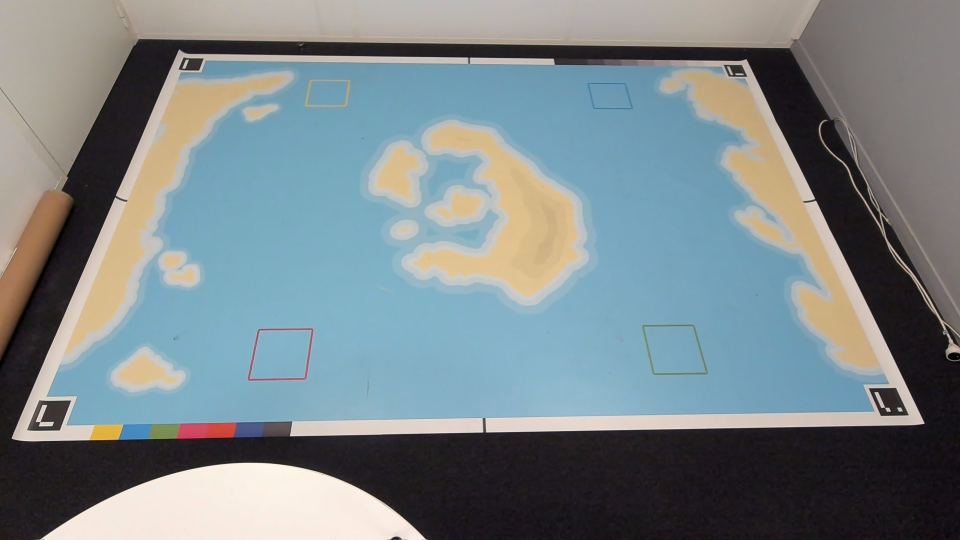
#> input picture img/WIN_20231205_15_46_24_Pro.jpg, 1920 x 1080 px, given in place of the camera (shown at 1/2 size)
$ python fondation.py
#> lines starting #> are read from the running program, lines starting #| are printed output that depends on the picture; after the words box and inside, x2 and y2 are one past the last pixel; in counts of white or black regions, pixels touching at a corner belong together

# import cv2
# import cv2.aruco as aruco
# import sys
#
# ##Detection des arucos :
#
# def trouver_id_aruco(image_path, dictionary=aruco.DICT_ARUCO_ORIGINAL):
#     # Charger l'image
#     image = cv2.imread(image_path)
#
#     # Vérifier si l'image a été chargée avec succès
#     if image is None:
#         print(f"Erreur : Impossible de charger l'image à partir de {image_path}")
#         sys.exit()
#
#     # Convertir l'image en niveaux de gris
#     image_grayscale = cv2.cvtColor(image, cv2.COLOR_BGR2GRAY)
#
#     # Obtenir le dictionnaire ArUco prédéfini
#     aruco_dict = aruco.getPredefinedDictionary(dictionary)
#
#     # Initialiser les paramètres du détecteur ArUco
#     parameters = aruco.DetectorParameters()
#
#     # Détecter les coins des marqueurs
#     corners, ids, rejected_img_points = aruco.detectMarkers(image_grayscale, aruco_dict, parameters=parameters)
#
#     if ids is not None:
#         # Dessiner les contours et les ID des marqueurs détectés
#         image_with_markers = aruco.drawDetectedMarkers(image.copy(), corners, ids)
#
#         # Afficher l'image avec les marqueurs détectés
#         cv2.imshow('Marqueurs ArUco', image_with_markers)
#         cv2.waitKey(0)
#         cv2.destroyAllWindows()
#
#         # Retourner les IDs des marqueurs détectés
#         return ids.flatten()
#     else:
#         print("Aucun marqueur ArUco n'a été détecté dans l'image.")
#         return None
#
#
# # Chemin vers votre image contenant le marqueur ArUco
# chemin_image = '..\\img\\carte3.jpg'
#
#
# # Appeler la fonction pour trouver l'ID du marqueur ArUco
# ids_marqueurs = trouver_id_aruco(chemin_image)
#
# # Afficher les IDs des marqueurs détectés
# if ids_marqueurs is not None:
#     print("IDs des marqueurs détectés :", ids_marqueurs)
#
#
 # import cv2
 # from cv2 import aruco
 # import sys
 #
 # def detecter_arucos_en_direct(dictionary=aruco.DICT_ARUCO_ORIGINAL):
 #     # Ouvrir la capture vidéo depuis la webcam (id=0 pour la webcam par défaut)
 #     cap = cv2.VideoCapture(0)
 #
 #     while True:
 #         # Lire un frame depuis la webcam
 #         ret, frame = cap.read()
 #
 #         # Convertir le frame en niveaux de gris
 #         frame_grayscale = cv2.cvtColor(frame, cv2.COLOR_BGR2GRAY)
 #
 #         # Obtenir le dictionnaire ArUco prédéfini
 #         aruco_dict = aruco.getPredefinedDictionary(dictionary)
 #
 #         # Initialiser les paramètres du détecteur ArUco
 #         parameters = aruco.DetectorParameters()
 #
 #         # Détecter les coins des marqueurs
 #         corners, ids, rejected_img_points = aruco.detectMarkers(frame_grayscale, aruco_dict, parameters=parameters)
 #
 #         if ids is not None:
 #             # Dessiner les contours et les ID des marqueurs détectés
 #             frame_with_markers = aruco.drawDetectedMarkers(frame.copy(), corners, ids)
 #
 #             # Afficher l'image avec les marqueurs détectés
 #             cv2.imshow('Marqueurs ArUco', frame_with_markers)
 #         else:
 #             # Afficher le frame original s'il n'y a pas de marqueur détecté
 #             cv2.imshow('Marqueurs ArUco', frame)
 #
 #         # Sortir de la boucle si la touche 'q' est pressée
 #         if cv2.waitKey(1) & 0xFF == ord('q'):
 #             break
 #
 #     # Libérer la capture vidéo et fermer les fenêtres
 #     cap.release()
 #     cv2.destroyAllWindows()
 #
 # if __name__ == "__main__":
 #     # Appeler la fonction pour détecter les ArUcos depuis la webcam
 #     detecter_arucos_en_direct()

# """
# import cv2
# import numpy as np
# import imutils
#
# class ShapeDetector:
#     def detect(self, c):
#         # Initialise le nom de la forme et l'approximation du contour
#         shape = "Unknown"
#         peri = cv2.arcLength(c, True)
#         approx = cv2.approxPolyDP(c, 0.09 * peri, True)
#
#         # Si le contour a 3 côtés, c'est un triangle
#         if len(approx) == 3:
#             shape = "Triangle"
#         # Si le contour a 4 côtés, c'est un carré ou un rectangle
#         elif len(approx) == 4:
#             (x, y, w, h) = cv2.boundingRect(approx)
#             aspect_ratio = w / float(h)
#
#             # On considère que c'est un carré si l'aspect ratio est proche de 1
#             shape = "Square" if 0.95 <= aspect_ratio <= 1.05 else "Rectangle"
#         # Si le contour a 5 côtés, c'est un pentagone
#         elif len(approx) == 5:
#             shape = "Pentagon"
#         # Sinon, c'est probablement un cercle
#         else:
#             shape = "Circle"
#
#         return shape
#
# # Charger l'image
# image = cv2.imread("..\\img\\carte3.jpg") #nom de l'image (n'importe laquelle avec des formes
# resized = imutils.resize(image, width=300)
# ratio = image.shape[0] / float(resized.shape[0])
#
# # Convertir l'image redimensionnée en niveaux de gris, la flouter
# gray = cv2.cvtColor(resized, cv2.COLOR_BGR2GRAY)
# blurred = cv2.GaussianBlur(gray, (5, 5), 0)
#
# # Appliquer le seuillage adaptatif
# thresh = cv2.adaptiveThreshold(blurred, 255, cv2.ADAPTIVE_THRESH_MEAN_C, cv2.THRESH_BINARY, 11, 4)
#
# # Filtrer les contours par aire
# seuil_min = 100
# cnts = cv2.findContours(thresh.copy(), cv2.RETR_LIST, cv2.CHAIN_APPROX_SIMPLE)
# cnts = imutils.grab_contours(cnts)
# cnts = [c for c in cnts if cv2.contourArea(c) > seuil_min]
#
# # Appliquer un filtre morphologique (fermeture)
# kernel = np.ones((5, 5), np.uint8)
# thresh = cv2.morphologyEx(thresh, cv2.MORPH_CLOSE, kernel)
#
# # Trouver les contours dans l'image seuillée
# cnts = cv2.findContours(thresh.copy(), cv2.RETR_LIST, cv2.CHAIN_APPROX_SIMPLE)
# cnts = imutils.grab_contours(cnts)
# sd = ShapeDetector()
#
# # Boucle sur les contours détectés
# for c in cnts:
#     # Calculer le centre du contour
#     M = cv2.moments(c)
#     if (M["m00"]!=0) :
#         cX = int((M["m10"] / M["m00"]) * ratio)
#         cY = int((M["m01"] / M["m00"]) * ratio)
#     else :
#         cX = 0
#         cY =0
#     # Détecter la forme en utilisant le contour
#     shape = sd.detect(c)
#
#     # Multiplier les coordonnées (x, y) du contour par le ratio de redimensionnement
#     c = c.astype("float")
#     c *= ratio
#     c = c.astype("int")
#
#     # Dessiner les contours et le nom de la forme sur l'image
#     cv2.drawContours(image, [c], -1, (0, 255, 0), 2)
#     cv2.putText(image, shape, (cX, cY), cv2.FONT_HERSHEY_SIMPLEX, 0.5, (255, 255, 255), 2)
#
# # Afficher l'image résultante
# cv2.imshow("Image", image)
# cv2.waitKey(0)
# cv2.destroyAllWindows()
# """
#
#
# import cv2
#
# def calibrer_blancs(image_path):
#     # Charger l'image
#     image = cv2.imread(image_path)
#
#     # Convertir l'image de BGR à RGB
#     image_rgb = cv2.cvtColor(image, cv2.COLOR_BGR2RGB)
#
#     # Appliquer l'équilibre automatique des blancs
#     wb = cv2.xphoto.createSimpleWB()
#     image_calib = wb.balanceWhite(image_rgb)
#
#     # Afficher l'image originale et l'image calibrée
#     # cv2.imshow('Image originale', image_rgb)
#     cv2.imshow('Image calibrée', cv2.cvtColor(image_calib, cv2.COLOR_RGB2BGR))
#     cv2.waitKey(0)
#     cv2.destroyAllWindows()
#
# # Spécifier le chemin de l'image
# chemin_image = "..\\img\\carte3.jpg"
#
# # Appeler la fonction de calibrage des blancs avec le chemin spécifié
# calibrer_blancs(chemin_image)


# import numpy as np
# import cv2
#
# img = cv2.imread('..\\img\\carte1.jpg')
# imgGry = cv2.cvtColor(img, cv2.COLOR_BGR2GRAY)
#
# ret , thrash = cv2.threshold(imgGry, 240 , 255, cv2.CHAIN_APPROX_NONE)
# contours , hierarchy = cv2.findContours(thrash, cv2.RETR_TREE, cv2.CHAIN_APPROX_NONE)
#
# for contour in contours:
#     approx = cv2.approxPolyDP(contour, 0.01* cv2.arcLength(contour, True), True)
#     cv2.drawContours(img, [approx], 0, (0, 0, 0), 5)
#     x = approx.ravel()[0]
#     y = approx.ravel()[1] - 5
#     if len(approx) == 3:
#         cv2.putText( img, "Triangle", (x, y), cv2.FONT_HERSHEY_COMPLEX, 0.5, (0, 0, 0) )
#     elif len(approx) == 4 :
#         x, y , w, h = cv2.boundingRect(approx)
#         aspectRatio = float(w)/h
#         print(aspectRatio)
#         if aspectRatio >= 0.95 and aspectRatio < 1.05:
#             cv2.putText(img, "square", (x, y), cv2.FONT_HERSHEY_COMPLEX, 0.5, (0, 0, 0))
#
#         else:
#             cv2.putText(img, "rectangle", (x, y), cv2.FONT_HERSHEY_COMPLEX, 0.5, (0, 0, 0))
#
#     elif len(approx) == 5 :
#         cv2.putText(img, "pentagon", (x, y), cv2.FONT_HERSHEY_COMPLEX, 0.5, (0, 0, 0))
#     elif len(approx) == 10 :
#         cv2.putText(img, "star", (x, y), cv2.FONT_HERSHEY_COMPLEX, 0.5, (0, 0, 0))
#     else:
#         cv2.putText(img, "circle", (x, y), cv2.FONT_HERSHEY_COMPLEX, 0.5, (0, 0, 0))
#
# cv2.imshow('shapes', img)
# cv2.waitKey(0)
# cv2.destroyAllWindows()


import cv2


# colors


# Choix au hasard (zone de départ au hasard au debut de la game
# Capable d'aller chercher des objets de la couleur correspondante dans la zone de depart
# Ne pas depasser de la map
# Reconnaitre les couleurs
# Reconnaissance des objets sur la map
# Arret du robot en cas de panne de communication
# Permet d'arreter à tout moment le robot
# Doit en aucun cas rentrer en collision avec un mur ou un objet
# conversion pixels en mm (trouver la distance de la map)
# Detecter les elements sur la map et les placer sur une map virtuelle

import cv2
import cv2.aruco as aruco
import sys


from email.mime import image

import cv2
import numpy as np


# Choix au hasard (zone de départ au hasard au debut de la game
# Capable d'aller chercher des objets de la couleur correspondante dans la zone de depart
# Ne pas depasser de la map
# Reconnaitre les couleurs
# Reconnaissance des objets sur la map
# Arret du robot en cas de panne de communication
# Permet d'arreter à tout moment le robot
# Doit en aucun cas rentrer en collision avec un mur ou un objet
# conversion pixels en mm (trouver la distance de la map)
# Detecter les elements sur la map et les placer sur une map virtuelle

##import cv2
##import cv2.aruco as aruco
##import sys
##
####Detection des arucos
##def trouver_id_aruco(image_path, dictionary=aruco.DICT_ARUCO_ORIGINAL):
##   # Charger l'image
##   image = cv2.imread(image_path)
##   # Vérifier si l'image a été chargée avec succès
##   if image is None:
##       print(f"Erreur : Impossible de charger l'image à partir de {image_path}")
##       sys.exit()
##   # Convertir l'image en niveaux de gris
##   image_grayscale = cv2.cvtColor(image, cv2.COLOR_BGR2GRAY)
##   # Obtenir le dictionnaire ArUco prédéfini
##   aruco_dict = aruco.getPredefinedDictionary(dictionary)
##   # Initialiser les paramètres du détecteur ArUco
##   parameters = aruco.DetectorParameters()
##   # Détecter les coins des marqueurs
##   corners, ids, _ = aruco.detectMarkers(image_grayscale, aruco_dict, parameters=parameters)
##
##
##   # Identifiez les marqueurs correspondant aux coins de la carte (par exemple, avec les ID 0, 1, 2 et 3)
##   corner_ids = [0, 1, 2, 3]
##   corner_markers = [marker for marker, marker_id in zip(corners, ids) if marker_id in corner_ids]
##
##   # Extraire les coordonnées des coins des marqueurs identifiés
##   corner_coordinates = []
##
##   for marker, marker_id in zip(corners, ids):
##
##       # Si l'ID du marqueur est 0, stocker les coordonnées du coin en haut à gauche
##       if marker_id == 0:
##           coin_H_G = marker[0][0]  # Coin en haut à gauche
##
##       # Si l'ID du marqueur est 1, stocker les coordonnées du coin en haut à droite
##       elif marker_id == 1:
##           coin_H_D = marker[0][1]  # Coin en haut à droite
##
##       # Si l'ID du marqueur est 2, stocker les coordonnées du coin en bas à droite
##       elif marker_id == 2:
##           coin_B_D = marker[0][2]  # Coin en bas à droite
##
##       # Si l'ID du marqueur est 3, stocker les coordonnées du coin en bas à gauche
##       elif marker_id == 3:
##           coin_B_G = marker[0][3]  # Coin en bas à gauche
##
##       for corner in marker[0]:
##           corner_coordinates.append(corner)
##
##
##
##   ## Afficher les coordonnées des coins
##   #print("Coordonnées des coins des marqueurs ArUco identifiés comme des coins de la carte :")
##   #for corner in corner_coordinates:
##   #    print(corner)
##
##
##
##
##   # Afficher les coordonnées du coin en haut à gauche si le marqueur avec ID 0 a été détecté
##   if coin_H_G is not None:
##       print("Coordonnées du coin en haut à gauche du marqueur ArUco avec ID 0 :", coin_H_G)
##       coin_H_G -= 15
##       print("Coordonnées du coin en haut à gauche du marqueur ArUco avec ID 0 :", coin_H_G)
##
##
##   print("")
##
##   # Afficher les coordonnées du coin en haut à droite si le marqueur avec ID 1 a été détecté
##   if coin_H_D is not None:
##       print("Coordonnées du coin en haut à droite du marqueur ArUco avec ID 1 :", coin_H_D)
##       coin_H_D[0] += 15
##       coin_H_D[1] -= 15
##       print("Coordonnées du coin en haut à droite du marqueur ArUco avec ID 1 :", coin_H_D)
##
##   print("")
##
##   # Afficher les coordonnées du coin en bas à droite si le marqueur avec ID 2 a été détecté
##   if coin_B_D is not None:
##       print("Coordonnées du coin en bas à droite du marqueur ArUco avec ID 2 :", coin_B_D)
##       coin_B_D += 25
##       print("Coordonnées du coin en bas à droite du marqueur ArUco avec ID 2 :", coin_B_D)
##
##   print("")
##
##   # Afficher les coordonnées du coin en bas à gauche si le marqueur avec ID 3 a été détecté
##   if coin_B_G is not None:
##       print("Coordonnées du coin en bas à gauche du marqueur ArUco avec ID 3 :", coin_B_G)
##       coin_B_G[0] -= 25
##       coin_B_G[1] += 25
##       print("Coordonnées du coin en bas à gauche du marqueur ArUco avec ID 3 :", coin_B_G)
##
##
##   print("")
##
##
##   if ids is not None:
##       # Dessiner les contours et les ID des marqueurs détectés
##       image_with_markers = aruco.drawDetectedMarkers(image.copy(), corners, ids)
##       # Afficher l'image avec les marqueurs détectés
##       cv2.imshow('Marqueurs ArUco', image_with_markers)
##       cv2.waitKey(0)
##       cv2.destroyAllWindows()
##       # Retourner les IDs des marqueurs détectés
##       return ids.flatten(), coin_H_G, coin_H_D, coin_B_D, coin_B_G
##   else:
##       print("Aucun marqueur ArUco n'a été détecté dans l'image.")
##       return None
##
##
##
##def calibrer_blancs(image):
##   # Convertir l'image de BGR à RGB
##   image_rgb = cv2.cvtColor(image, cv2.COLOR_BGR2RGB)
##   # Appliquer l'équilibre automatique des blancs
##   wb = cv2.xphoto.createSimpleWB()
##   image_calib = wb.balanceWhite(image_rgb)
##   # Afficher l'image originale et l'image calibrée
##   # cv2.imshow('Image originale', image_rgb)
##   cv2.imshow('Image calibrée', cv2.cvtColor(image_calib, cv2.COLOR_RGB2BGR))
##   cv2.waitKey(0)
##   cv2.destroyAllWindows()
##
##
##
##
### Chemin vers votre image contenant le marqueur ArUco
##
chemin_image = "..\\img\\carte3.jpg"
##
##
### Appeler la fonction pour trouver l'ID du marqueur ArUco
##
##ids_marqueurs, coin_H_G, coin_H_D, coin_B_D, coin_B_G = trouver_id_aruco(chemin_image)
##
##
##
##image1 = cv2.imread(chemin_image)
##
##pts1 = np.float32([coin_H_G, coin_H_D, coin_B_D, coin_B_G])
##pts2 = np.float32([[0, 0], [1680, 0], [1680, 945], [0, 945]])
##
##
##M = cv2.getPerspectiveTransform(pts1, pts2)
##
##
##warped = cv2.warpPerspective(image1, M, (1680, 945))
##
##
### Appeler la fonction de calibrage des blancs avec le chemin spécifié
##calibrer_blancs(warped)
##
##
### Afficher les IDs des marqueurs détectés
##
##if ids_marqueurs is not None:
##   print("IDs des marqueurs détectés :", ids_marqueurs)
##
##[206,42,37]

## couleur pour les cube gris
###lo = np.array([50,50,50])
###hi = np.array([130,130,130])

##idem pour rouge
##lo = np.array([0,100,100])
##hi = np.array([10,255,255])

##idem pour cube bleu ( et carré)
##lo = np.array([100,100,100])
##hi = np.array([130,200,200])


######################################################### Code Hugo pour détecter les formes !!!!!!!!!! ##################################################################


import cv2
import numpy as np
import cv2.aruco as aruco
import sys
import math
from matplotlib.pyplot import *


# Chemin vers votre image contenant le marqueur ArUco
chemin_image = "..\\img\\carte3.jpg"
chemin_image1 = "..\\img\\carte4.jpg"
chemin_image2 = "..\\img\\carte5.jpg"
chemin_image3 = "..\\img\\carte9.jpg"

# les bases de couleurs pour détecter les cubes
lo_rouge = np.array([0,100,100])
hi_rouge = np.array([10,255,255])
lo_gris = np.array([90,90,90])
hi_gris = np.array([115,115,115])
lo_bleu = np.array([100,100,100])
hi_bleu = np.array([130,200,200])
lo_vert = np.array([40,40,40])
hi_vert = np.array([80,255,255])
lo_jaune = np.array([20,100,100])
hi_jaune = np.array([30,255,255])
lo_blanc = np.array([200,200,200])
hi_blanc = np.array([255,255,255])

color_infos=(0,255,255)


#cap= cv2.imread(chemin_image)
cap = cv2.VideoCapture(0)


while True:
    ret, frame = cap.read()
#> frame is the input picture: shape (1080, 1920, 3); mean B, G, R 136.7, 133.5, 122.4
    image = cv2.cvtColor(frame, cv2.COLOR_BGR2HSV)
    gray_image = cv2.cvtColor(frame, cv2.COLOR_BGR2GRAY)
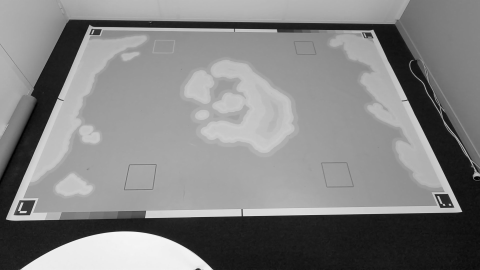
#> gray_image: shape (1080, 1920) (shown at 1/4 size); min 0, max 254, mean 130.5
    mask = cv2.inRange(image, lo_rouge, hi_rouge)
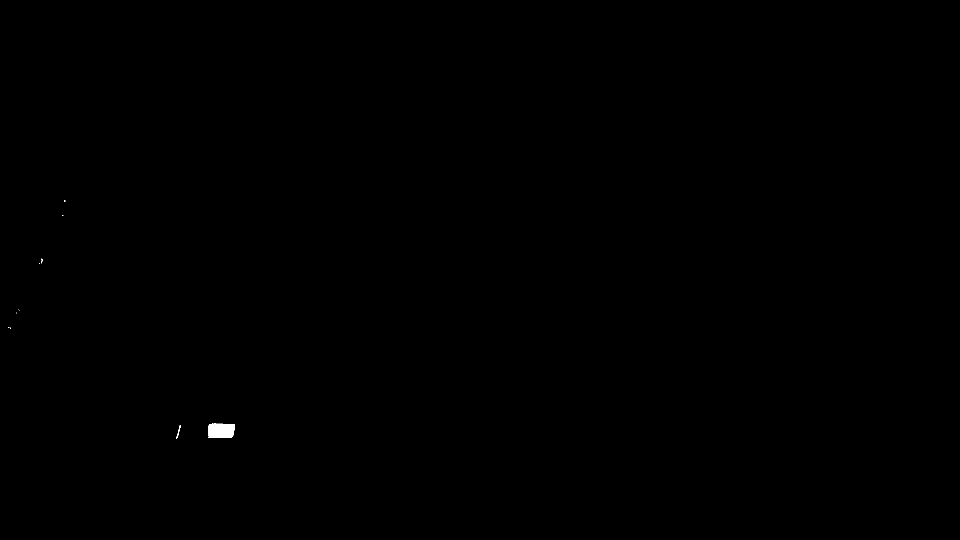
#> mask: shape (1080, 1920) (shown at 1/2 size); 0.07% white; 12 white regions (10 under 20 px), largest, box (x1, y1, x2, y2) and area: (416, 847, 470, 876) 1432, (352, 851, 362, 878) 60
    mask_gris = cv2.inRange(image, lo_gris, hi_gris)
    mask_bleu = cv2.inRange(image, lo_bleu, hi_bleu)
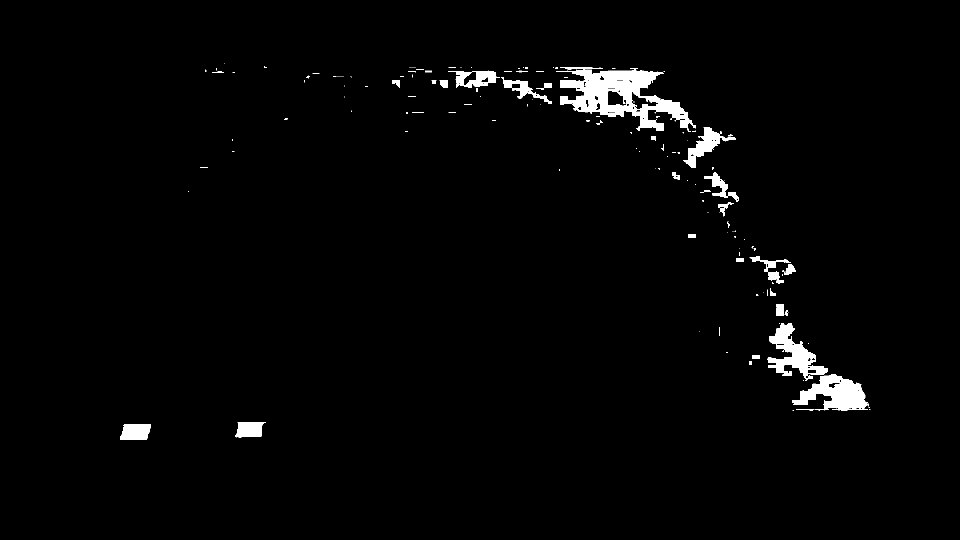
#> mask_bleu: shape (1080, 1920) (shown at 1/2 size); 2% white; 164 white regions (115 under 20 px), largest, box (x1, y1, x2, y2) and area: (1112, 134, 1392, 264) 15094, (1585, 748, 1738, 821) 6200, (1535, 646, 1656, 762) 5547
    mask_vert = cv2.inRange(image, lo_vert, hi_vert)
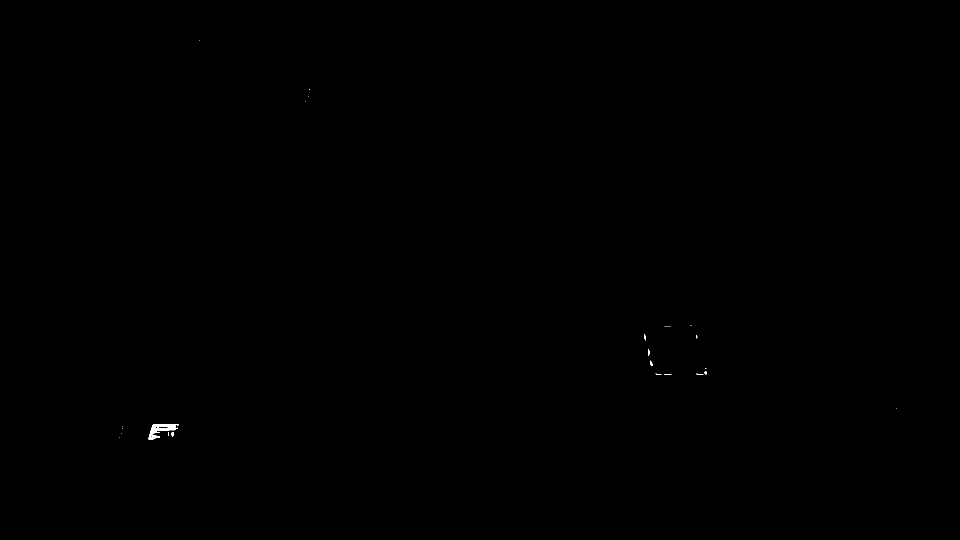
#> mask_vert: shape (1080, 1920) (shown at 1/2 size); 0.05% white; 29 white regions (23 under 20 px), largest, box (x1, y1, x2, y2) and area: (297, 848, 358, 879) 853, (343, 864, 348, 873) 39, (1296, 698, 1299, 712) 33, (1288, 669, 1292, 681) 30, (1301, 721, 1305, 732) 30, (1409, 742, 1414, 749) 24
    mask_jaune = cv2.inRange(image, lo_jaune, hi_jaune)
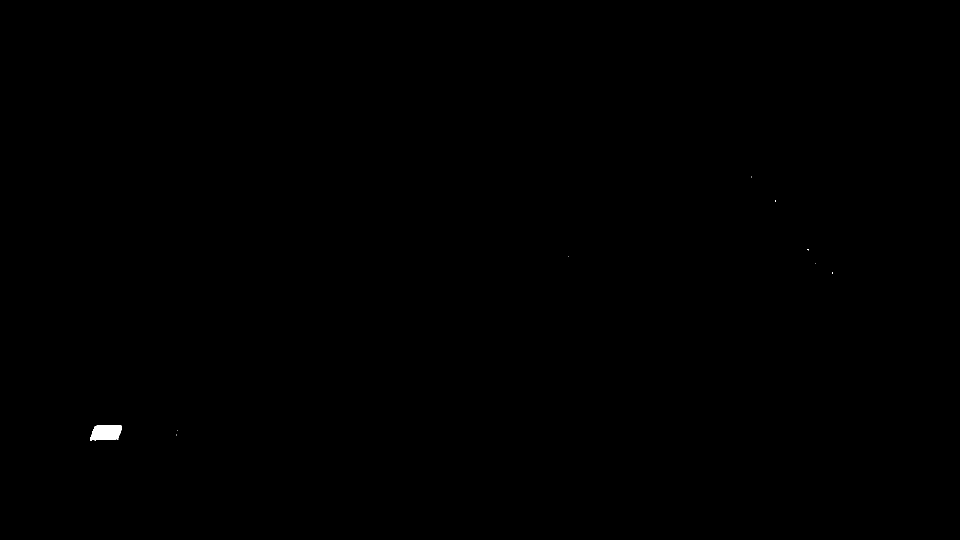
#> mask_jaune: shape (1080, 1920) (shown at 1/2 size); 0.08% white; 9 white regions (8 under 20 px), largest, box (x1, y1, x2, y2) and area: (180, 851, 244, 881) 1608
    mask_blanc = cv2.inRange(image, lo_blanc, hi_blanc)
    ### pour le blanc
    _, thresholded_image = cv2.threshold(gray_image, 230, 255, cv2.THRESH_BINARY)


    mask = cv2.erode(mask,None,iterations=3)
    mask = cv2.dilate(mask,None, iterations=3)
    # [6 lines of commented-out code are left out]
    thresholded_image = cv2.erode(thresholded_image, None, iterations=3)
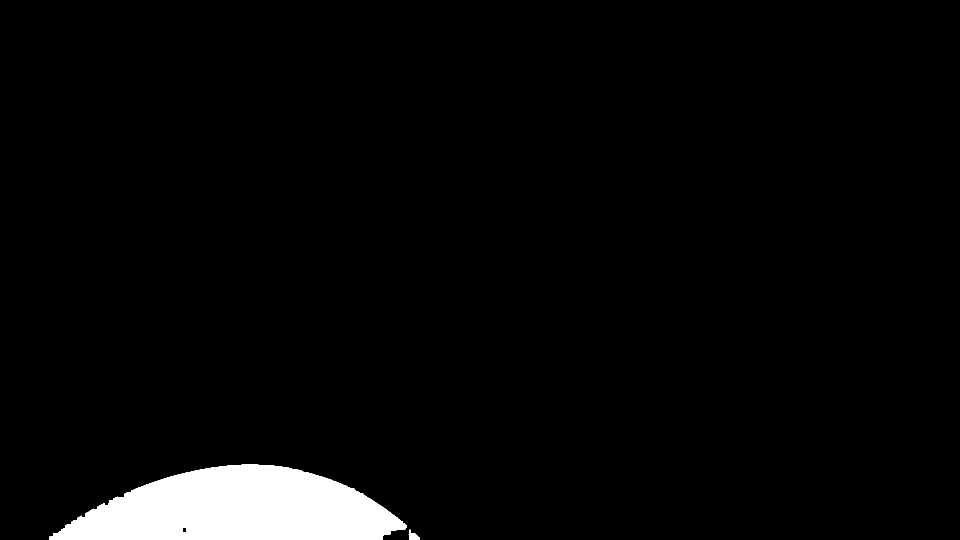
#> thresholded_image: shape (1080, 1920) (shown at 1/2 size); 3.6% white; 2 white regions, box (x1, y1, x2, y2) and area: (99, 929, 814, 1080) 74804, (817, 1059, 840, 1080) 247
    thresholded_image = cv2.dilate(thresholded_image, None, iterations=3)

#> (the run stopped early here; a loop or call above may not have finished)
